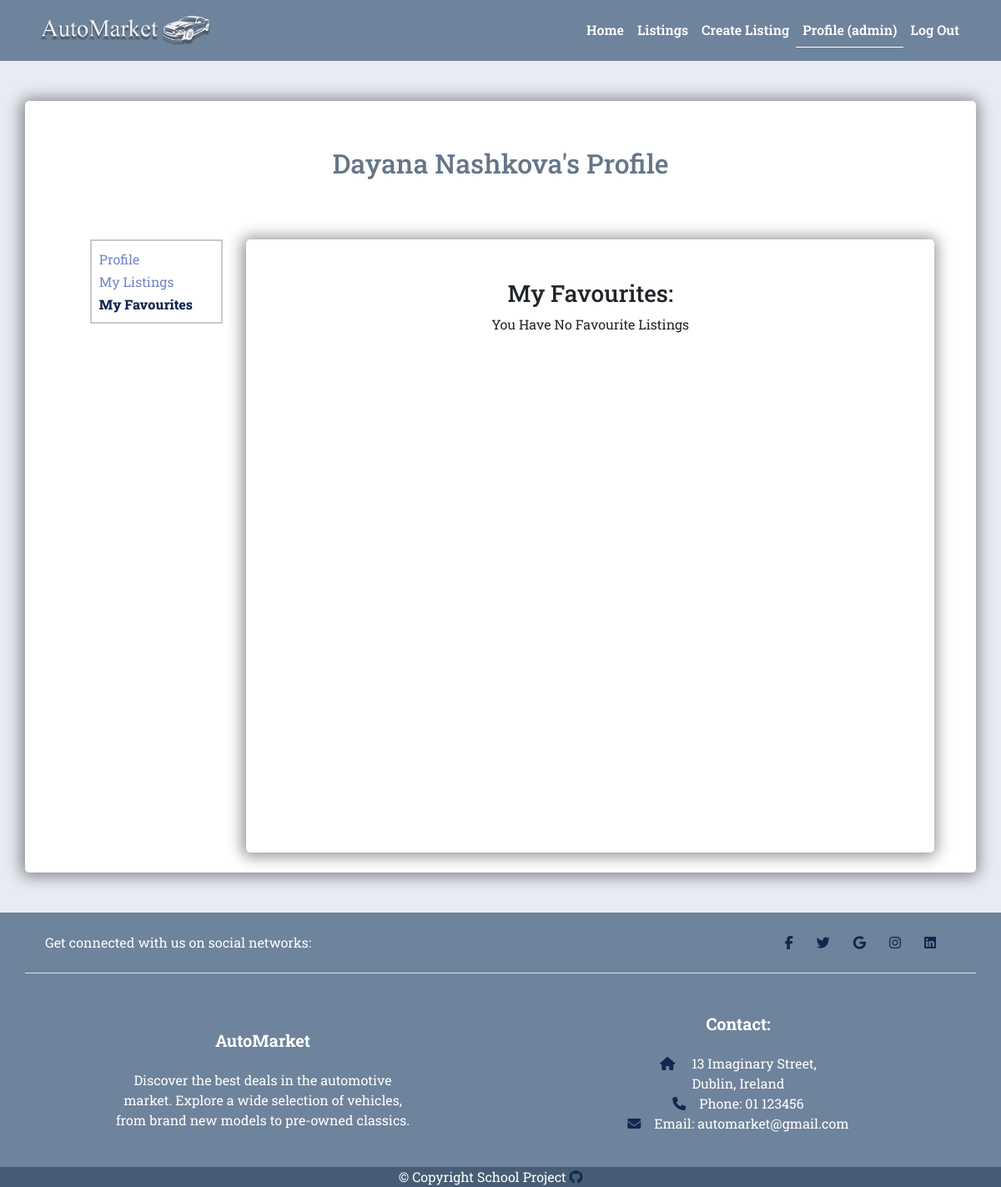
Page /users/profile/c9f99538-40c7-4bef-85df-f90e124c5328/my-favourites/ (signed in) on the earlier database version.
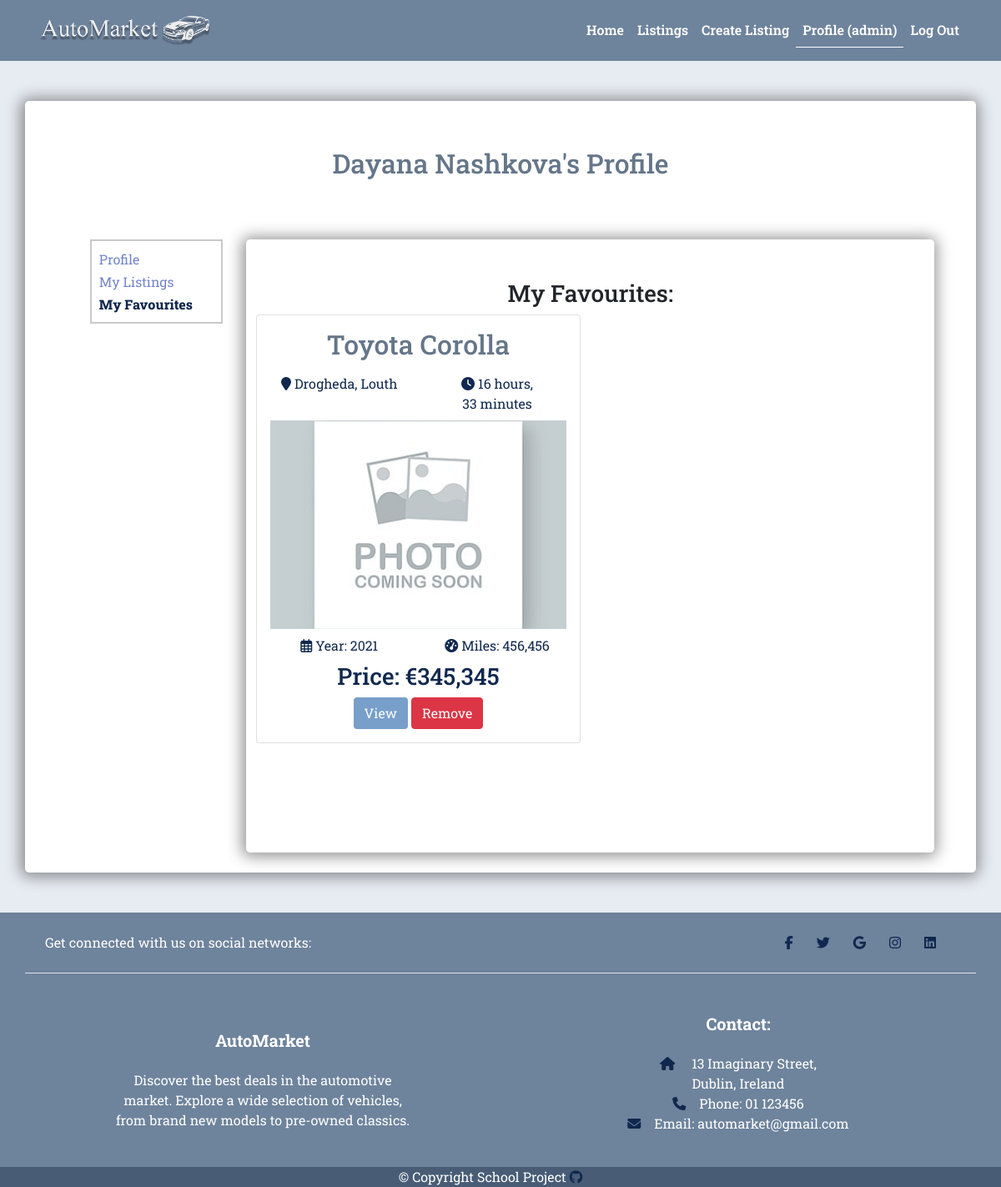
Same page on the later database version.
### listings/models.py (models this page shows, shortened)
class Favourite(models.Model):
    owner = models.ForeignKey(Profile, on_delete=models.CASCADE)
    listing = models.ForeignKey(Listing, on_delete=models.CASCADE)
    created = models.DateTimeField(auto_now_add=True)

class Listing(models.Model):
    owner = models.ForeignKey(
        Profile, on_delete=models.CASCADE, null=True, blank=True)
    car_make = models.ForeignKey(
        CarMake, on_delete=models.SET_NULL, null=True, blank=True)
    car_model = models.ForeignKey(
        CarModel, on_delete=models.SET_NULL, null=True, blank=True)
    price = models.IntegerField()
    year = models.CharField(
        max_length=10, choices=choices.get_year_choices(), null=True)
    mileage = models.IntegerField(null=True)
    town = models.CharField(max_length=100)
    county = models.CharField(max_length=100, choices=choices.COUNTIES)
    body_type = models.CharField(
        max_length=100, choices=choices.BODY_TYPE, null=True, blank=True)
    fuel_type = models.CharField(max_length=100, choices=choices.FUEL_TYPE)
    engine_size = models.DecimalField(
        max_digits=3, decimal_places=1, null=True)
    transmission = models.CharField(
        max_length=100, choices=choices.TRANSMISSION)
    created = models.DateTimeField(auto_now_add=True)
    description = models.TextField(null=True, blank=True)
    listing_image_1 = models.ImageField(
        upload_to='listings/', null=True, blank=True,
        default='listings/default-listing-img.jpg')
    listing_image_2 = models.ImageField(null=True, blank=True)
    listing_image_3 = models.ImageField(null=True, blank=True)
    listing_image_4 = models.ImageField(null=True, blank=True)
    listing_image_5 = models.ImageField(null=True, blank=True)
    listing_image_6 = models.ImageField(null=True, blank=True)
    listing_image_7 = models.ImageField(null=True, blank=True)
    id = models.UUIDField(default=uuid.uuid4, unique=True,
                          primary_key=True, editable=False)
    @property
    def listing_title(self):
        if self.car_make and self.car_model:
            return f'{self.car_make.name} {self.car_model.name}'
        else:
            return "Untitled Listing"
    @property
    def listing_main_img(self):
        if self.listing_image_1:
            url = self.listing_image_1.url
        else:
            url = (
                settings.STATIC_URL +
                'images/listings/default-listing-img.jpg'
            )
        return url

class CarMake(models.Model):
    name = models.CharField(max_length=200, null=True, blank=True)

class CarModel(models.Model):
    name = models.CharField(max_length=200, null=True, blank=True)
    car_make = models.ForeignKey(CarMake, on_delete=models.CASCADE)

### users/views.py (the view)
@login_required(login_url='login')
def profile_favourites(request, pk):
    profile = Profile.objects.get(id=pk)
    listings = Favourite.objects.filter(owner=profile).order_by('-created')
    listings, page_number = listings_pagination(request, listings)
    context = {
        'profile': profile,
        'listings': listings
    }
    return render(request, 'users/my_favourites.html', context)

### listings/utils.py (called while the page is built)
def listings_pagination(request, listings):
    paginator = Paginator(listings, 6)
    page_number = request.GET.get("page")
    try:
        listings = paginator.page(page_number)
    except PageNotAnInteger:
        page_number = 1
        listings = paginator.page(page_number)
    except EmptyPage:
        page_number = paginator.num_pages
        listings = paginator.page(page_number)
    return listings, page_number

### users/templates/users/my_favourites.html (shortened to what this page needs)
{% extends 'base.html' %}
{% load humanize %}
{% load static %}
{% block content %}
<section class="profile">
    <div class="container">
        <div class="row">
            <div class="col-12 mx-auto text-center my-5 p-2 shadow-container">
                <h2 class="py-5">{{ profile.name }}'s Profile</h2>
                <div class="container">
                    <div class="row justify-content-center profile-row">
                        {% include 'users/partials/profile_sidebar.html' %}
                        <div class="col-12 col-lg-9 my-3 py-5 listings-color shadow-container">
                            <h3>My Favourites:</h3>
                            <div class="row">
                            {% if listings %}
                            {% for listing in listings %}
                            <div class="col-12 col-lg-6 mb-4">
                                <div class="card listing-preview">
                                    <div class="card-body">
                                            <a class="card-link" href="{% url 'single-listing' listing.listing.id %}">
                                            <h2>{{ listing.listing.listing_title }} </h2>
                                            <div class="row py-2 ">
                                                <div class="col-6">
                                                    <i class="fas fa-map-marker"></i> {{ listing.listing.town|capfirst }}, {{ listing.listing.county|capfirst }}
                                                </div>
                                                <div class="col-6">
                                                    <i class="fas fa-clock"></i> {{ listing.listing.created|timesince }}
                                                </div>
                                            </div>
                                            <div class="row"> <img src="{{ listing.listing.listing_main_img }}" class="card-image" alt="{{ listing.listing.listing_title }} image">
                                            </div>
                                            <div class="row py-2 ">
                                                <div class="col-6">
                                                    <i class="fa-regular fa-calendar-days"></i> Year: {{ listing.listing.year }}
                                                </div>
                                                <div class="col-6">
                                                    <i class="fa-solid fa-gauge-high"></i> Miles: {{ listing.listing.mileage|intcomma }}
                                                </div>
                                            </div>
                                            <h3>Price: €{{ listing.listing.price|intcomma }}</h3>
                                        </a>
                                            <a href="{% url 'single-listing' listing.listing.id %}" class="btn btn-blue text-white">View</a>
                                            <a href="{% url 'remove-myfavourites' listing.listing.id %}" class="btn btn-danger text-white">Remove</a>
                                        </div>
                                </div>
                            </div>
                            {% endfor %}
                            {% else %}
                            <div class="col-12">
                                <p>You Have No Favourite Listings</p>
                            </div>
                            {% endif %}
                            </div>
                        </div>
                    </div>
                </div>
            </div>
        </div>
    </div>
</section>
{% endblock content %}

Differences in the rows shown:
added Favourite: listing.listing_title "Toyota Corolla", listing.town "Drogheda", listing.county "Louth", listing.created "16 hours, 33 minutes", listing.listing_main_img (placeholder picture), listing.year "2021", listing.mileage "456,456", listing.price "345,345"
Other differences:
text no longer shown: "You Have No Favourite Listings"
